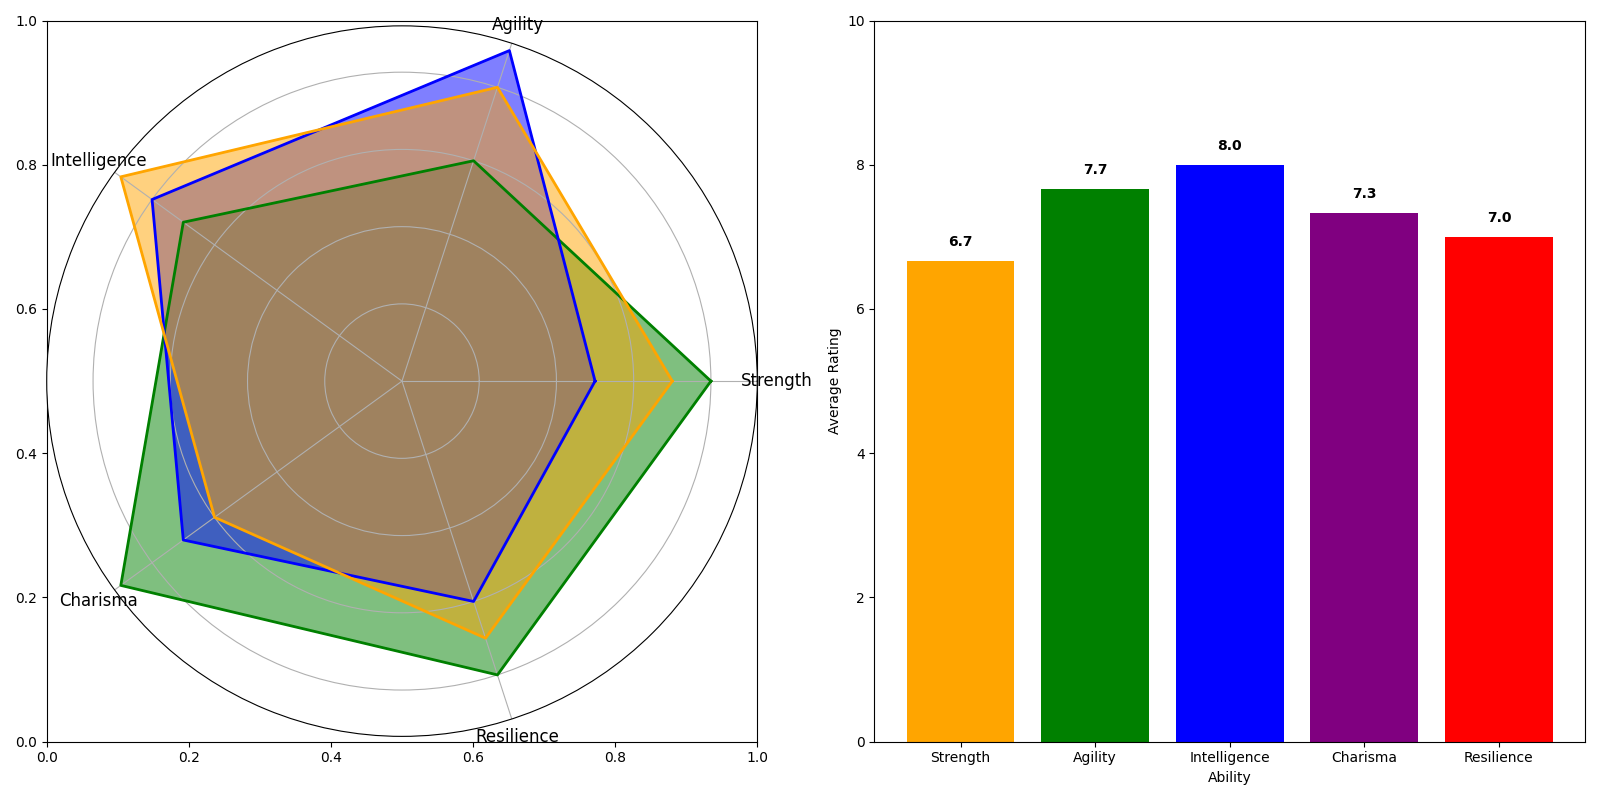

The script that drew this image:
import matplotlib.pyplot as plt
import numpy as np

categories = ['Strength', 'Agility', 'Intelligence', 'Charisma', 'Resilience']
num_vars = len(categories)
arthur = [8, 6, 7, 9, 8]
elena = [5, 9, 8, 7, 6]
morgana = [7, 8, 9, 6, 7]

average_abilities = [
    np.mean([arthur[i], elena[i], morgana[i]]) 
    for i in range(num_vars)
]

def create_radar_chart(ax, data, color):
    angles = np.linspace(0, 2 * np.pi, num_vars, endpoint=False).tolist()
    data += data[:1]
    angles += angles[:1]

    ax.fill(angles, data, color=color, alpha=0.5)
    ax.plot(angles, data, color=color, linewidth=2)

fig, (ax1, ax2) = plt.subplots(1, 2, figsize=(16, 8))

polar_ax = fig.add_subplot(121, polar=True)
create_radar_chart(polar_ax, arthur, 'g')
create_radar_chart(polar_ax, elena, 'b')
create_radar_chart(polar_ax, morgana, 'orange')

polar_ax.set_yticklabels([])
polar_ax.set_xticks(np.linspace(0, 2 * np.pi, num_vars, endpoint=False))
polar_ax.set_xticklabels(categories, fontsize=12)

ax2.bar(categories, average_abilities, color=['orange', 'g', 'b', 'purple', 'r'])
ax2.set_ylim(0, 10)
ax2.set_ylabel('Average Rating')
ax2.set_xlabel('Ability')
for i, score in enumerate(average_abilities):
    ax2.text(i, score + 0.2, f'{score:.1f}', ha='center', color='black', fontweight='bold')

plt.tight_layout()
plt.show()
